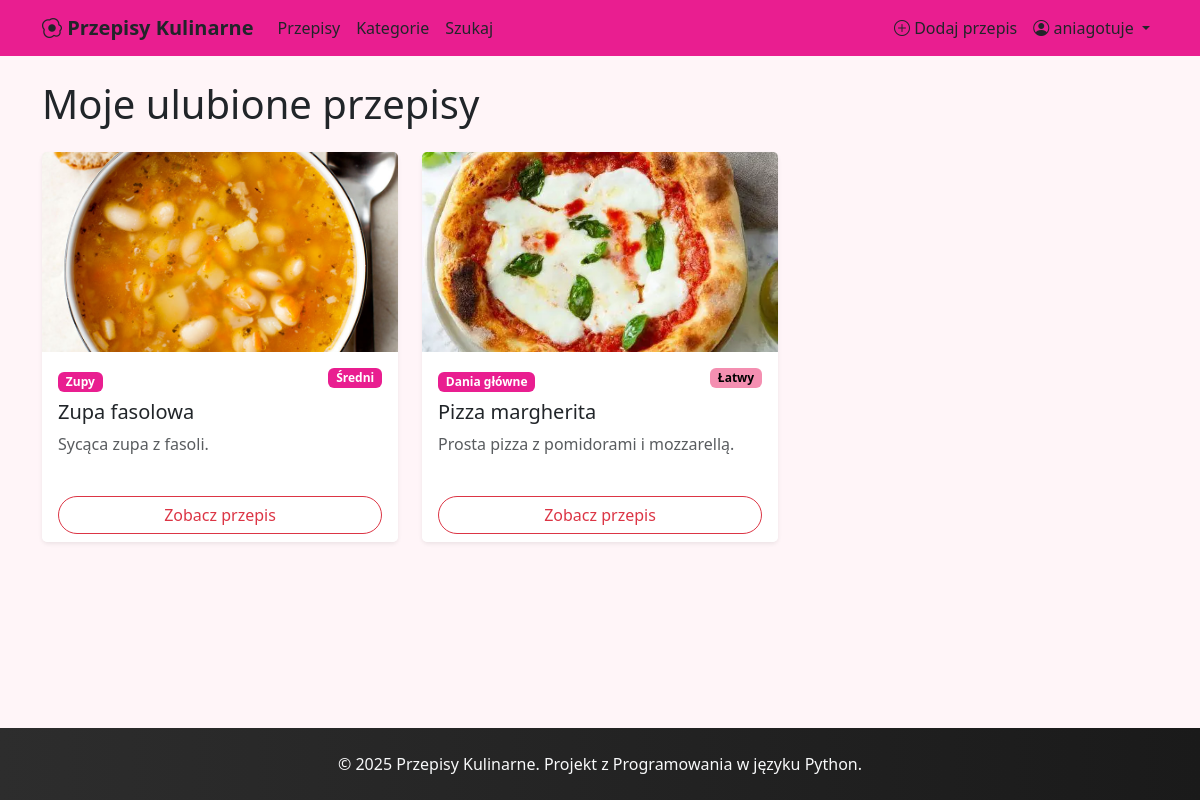
The app's page /ulubione/ (signed in) with its own data.
### recipes/models.py (models this page shows, shortened)
class Recipe(models.Model):
    DIFFICULTY_CHOICES = [
        ('easy', 'Łatwy'),
        ('medium', 'Średni'),
        ('hard', 'Trudny'),
    ]
    title = models.CharField(max_length=200, verbose_name='Tytuł')
    slug = models.SlugField(max_length=200, unique=True)
    author = models.ForeignKey(User, on_delete=models.CASCADE, related_name='recipes', verbose_name='Autor')
    category = models.ForeignKey(Category, on_delete=models.SET_NULL, null=True, related_name='recipes', verbose_name='Kategoria')
    tags = models.ManyToManyField(Tag, blank=True, related_name='recipes', verbose_name='Tagi')
    description = models.TextField(verbose_name='Opis')
    instructions = models.TextField(verbose_name='Instrukcje przygotowania')
    prep_time = models.PositiveIntegerField(verbose_name='Czas przygotowania (min)')
    cook_time = models.PositiveIntegerField(verbose_name='Czas gotowania (min)')
    servings = models.PositiveIntegerField(default=4, verbose_name='Liczba porcji')
    difficulty = models.CharField(max_length=10, choices=DIFFICULTY_CHOICES, default='medium', verbose_name='Poziom trudności')
    image = models.ImageField(upload_to='recipes/', blank=True, null=True, verbose_name='Zdjęcie')
    created_at = models.DateTimeField(auto_now_add=True)
    updated_at = models.DateTimeField(auto_now=True)
    is_published = models.BooleanField(default=True, verbose_name='Opublikowany')
    class Meta:
        verbose_name = 'Przepis'
        verbose_name_plural = 'Przepisy'
        ordering = ['-created_at']

class Category(models.Model):
    name = models.CharField(max_length=100, unique=True, verbose_name='Nazwa')
    slug = models.SlugField(max_length=100, unique=True)
    description = models.TextField(blank=True, verbose_name='Opis')
    image = models.ImageField(upload_to='categories/', blank=True, null=True, verbose_name='Zdjęcie')
    class Meta:
        verbose_name = 'Kategoria'
        verbose_name_plural = 'Kategorie'
        ordering = ['name']

### recipes/views.py (the view)
# urls.py: path('ulubione/', views.favorite_list, name='favorite_list'),
@login_required
def favorite_list(request):
    favorites = Favorite.objects.filter(user=request.user).select_related('recipe')
    recipes = [fav.recipe for fav in favorites]
    return render(request, 'recipes/favorites.html', {
        'recipes': recipes
    })

### templates/recipes/favorites.html (shortened to what this page needs)
{% extends 'base.html' %}
{% block content %}
<h1 class="mb-4">Moje ulubione przepisy</h1>
<div class="row g-4">
{% for recipe in recipes %}
<div class="col-md-4">
    <div class="card h-100 shadow-sm">
        {% if recipe.image %}
        <img src="{{ recipe.image.url }}" class="card-img-top" style="height:200px; object-fit:cover;">
        {% else %}
        <div class="d-flex align-items-center justify-content-center"
             style="height:200px;background:#f5c1d2;">
            <i class="bi bi-camera fs-1 text-white"></i>
        </div>
        {% endif %}
        <div class="card-body">
            {% if recipe.category %}
            <span class="badge bg-success">{{ recipe.category.name }}</span>
            {% endif %}
            <span class="badge badge-difficulty-{{ recipe.difficulty }} float-end">
                {{ recipe.get_difficulty_display }}
            </span>
            <h5 class="mt-2">{{ recipe.title }}</h5>
            <p class="text-muted">
                {{ recipe.description|truncatechars:80 }}
            </p>
        </div>
        <div class="card-footer bg-white border-0">
            <a href="{% url 'recipes:recipe_detail' recipe.slug %}"
               class="btn btn-outline-danger w-100 rounded-pill">
                Zobacz przepis
            </a>
        </div>
    </div>
</div>
{% empty %}
<div class="col-12">
    <div class="alert alert-light text-center">
        Nie masz jeszcze ulubionych przepisów ❤️
    </div>
</div>
{% endfor %}
</div>
{% endblock %}

### templates/base.html (shortened to what this page needs)
{% load static %}
<!DOCTYPE html>
<html lang="pl">
<head>
    <link href="https://cdn.jsdelivr.net/npm/bootstrap@5.3.3/dist/css/bootstrap.min.css" rel="stylesheet">
    <link href="https://cdn.jsdelivr.net/npm/bootstrap-icons@1.11.3/font/bootstrap-icons.min.css" rel="stylesheet">
    <link href="{% static 'css/style.css' %}" rel="stylesheet">
</head>
<body>
    <nav class="navbar navbar-expand-lg navbar-dark bg-success">
        <div class="container">
            <a class="navbar-brand fw-bold" href="{% url 'recipes:home' %}">
                <i class="bi bi-egg-fried"></i> Przepisy Kulinarne
            </a>
            <div class="collapse navbar-collapse" id="navbarNav">
                <ul class="navbar-nav me-auto">
                    <li class="nav-item">
                        <a class="nav-link" href="{% url 'recipes:recipe_list' %}">Przepisy</a>
                    </li>
                    <li class="nav-item">
                        <a class="nav-link" href="{% url 'recipes:category_list' %}">Kategorie</a>
                    </li>
                    <li class="nav-item">
                        <a class="nav-link" href="{% url 'recipes:search' %}">Szukaj</a>
                    </li>
                </ul>
                <ul class="navbar-nav">
                    {% if user.is_authenticated %}
                    <li class="nav-item">
                        <a class="nav-link" href="{% url 'recipes:recipe_create' %}">
                            <i class="bi bi-plus-circle"></i> Dodaj przepis
                        </a>
                    </li>
                    <li class="nav-item dropdown">
                        <a class="nav-link dropdown-toggle" href="#" role="button" data-bs-toggle="dropdown">
                            <i class="bi bi-person-circle"></i> {{ user.username }}
                        </a>
                    </li>
                    {% endif %}
                </ul>
            </div>
        </div>
    </nav>
    <div class="container mt-4">
        {% block content %}{% endblock %}
    </div>
    <footer class="bg-dark text-light py-4 mt-5">
        <div class="container text-center">
            <p class="mb-0">&copy; 2025 Przepisy Kulinarne. Projekt z Programowania w języku Python.</p>
        </div>
    </footer>
</body>
</html>

### static/css/style.css (style rules this page uses)
:root { --pink: #e91e90; --pink-dark: #c2185b; --pink-light: #f48fb1; --pink-bg: #fce4ec; }
body { min-height: 100vh; display: flex; flex-direction: column; background-color: #fff5f8; }
.container.mt-4 { flex: 1; }
.card { transition: transform 0.2s; border: none; box-shadow: 0 2px 8px rgba(233,30,144,0.1); }
.card-img-top { height: 200px; object-fit: cover; }
.badge-difficulty-easy { background-color: var(--pink-light); color: #000; }
.badge-difficulty-medium { background-color: var(--pink); }
.bg-success { background-color: var(--pink) !important; }
.badge.bg-success { background-color: var(--pink) !important; }
footer { background: linear-gradient(90deg, #2d2d2d, #1a1a1a) !important; }
a { color: var(--pink); }
.nav-link, .navbar-brand, .dropdown-item { color: inherit; }

### records on screen
Recipe: image (picture), category.name "Zupy", difficulty "Średni", title "Zupa fasolowa", description "Sycąca zupa z fasoli."
Recipe: image (picture), category.name "Dania główne", difficulty "Łatwy", title "Pizza margherita", description "Prosta pizza z pomidorami i mozzarellą."

### other values on screen
{{ user.username }} "aniagotuje"
